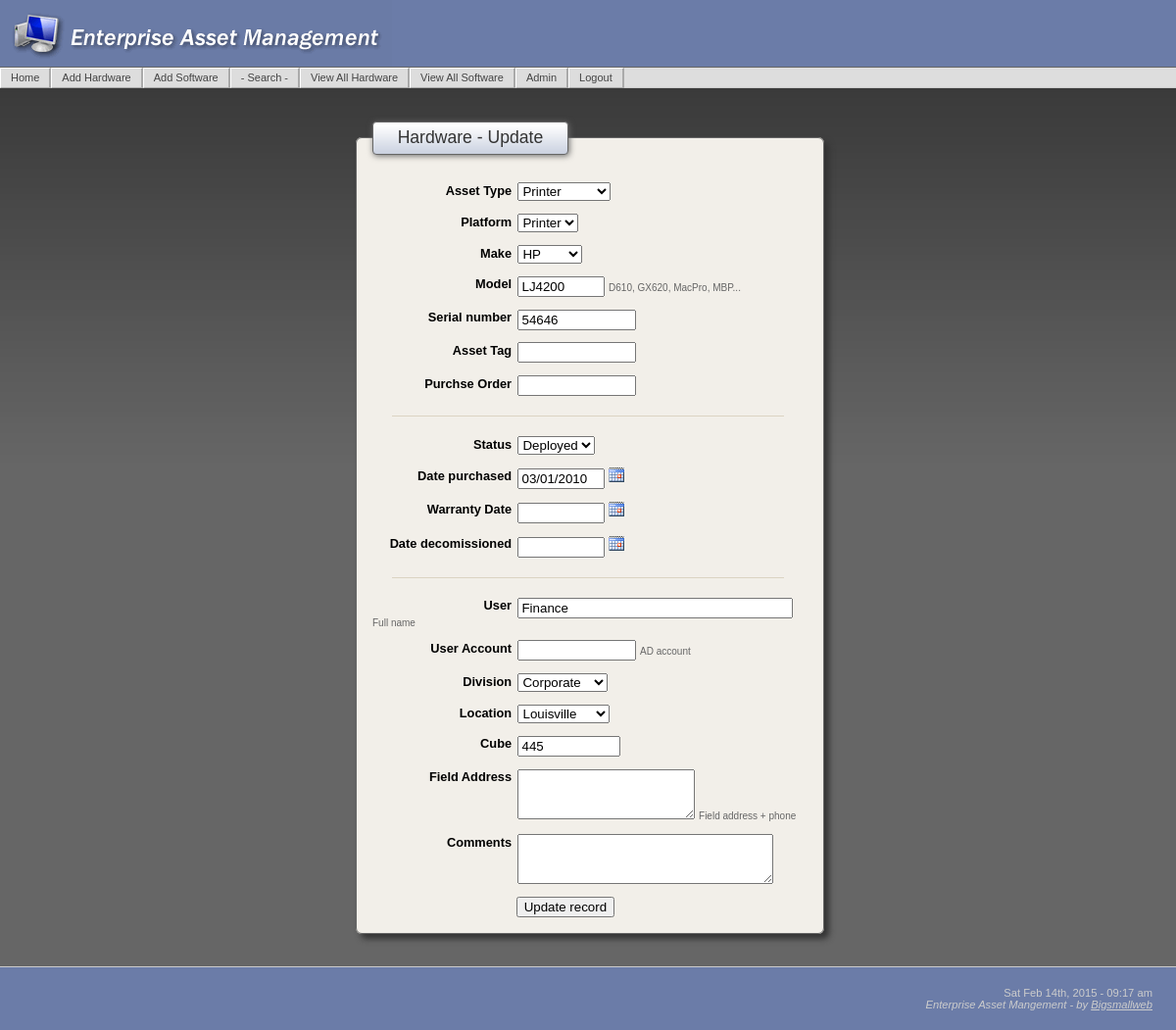
Page /HardwareUpdate.php?recordID=47 (signed in) on the committed database.
### tables this page shows
CREATE TABLE IF NOT EXISTS `assets_hardware` (
  `asset_hardware_id` int(10) unsigned NOT NULL AUTO_INCREMENT,
  `asset_type` varchar(50) DEFAULT NULL,
  `vendor` varchar(50) NOT NULL DEFAULT '',
  `model` varchar(30) NOT NULL DEFAULT '',
  `serialnumber` varchar(30) DEFAULT NULL,
  `asset_tag` varchar(24) DEFAULT NULL,
  `purchase_order` varchar(50) DEFAULT NULL,
  `location` varchar(50) DEFAULT NULL,
  `date_purchase` varchar(12) DEFAULT NULL,
  `date_decomission` varchar(12) DEFAULT NULL,
  `status` varchar(50) DEFAULT NULL,
  `user` varchar(50) DEFAULT NULL,
  `division` varchar(50) DEFAULT NULL,
  `platform` varchar(50) DEFAULT NULL,
  `comments` text,
  `monitor_size` int(2) DEFAULT NULL,
  `warranty` varchar(15) DEFAULT NULL,
  `cube` varchar(10) DEFAULT NULL,
  `field_address` text,
  `user_account` varchar(12) DEFAULT NULL,
  PRIMARY KEY (`asset_hardware_id`)
);

### HardwareUpdate.php (the view, shortened to what this page needs)
<?php require_once('Connections/eam.php'); ?>
<?php
if (!function_exists("GetSQLValueString")) {
function GetSQLValueString($theValue, $theType, $theDefinedValue = "", $theNotDefinedValue = "")
{
  $theValue = get_magic_quotes_gpc() ? stripslashes($theValue) : $theValue;
  $theValue = function_exists("mysql_real_escape_string") ? mysql_real_escape_string($theValue) : mysql_escape_string($theValue);
  switch ($theType) {
    case "long":
    case "int":
      $theValue = ($theValue != "") ? intval($theValue) : "NULL";
      break;
  }
  return $theValue;
}
}
$editFormAction = $_SERVER['PHP_SELF'];
if (isset($_SERVER['QUERY_STRING'])) {
  $editFormAction .= "?" . htmlentities($_SERVER['QUERY_STRING']);
}
$colname_rsHardwareUpdate = "-1";
if (isset($_GET['recordID'])) {
  $colname_rsHardwareUpdate = $_GET['recordID'];
}
$query_rsHardwareUpdate = sprintf("SELECT * FROM assets_hardware WHERE asset_hardware_id = %s", GetSQLValueString($colname_rsHardwareUpdate, "int"));
$rsHardwareUpdate = mysql_query($query_rsHardwareUpdate, $eam) or die(mysql_error());
$row_rsHardwareUpdate = mysql_fetch_assoc($rsHardwareUpdate);
$query_rsVendors = "SELECT * FROM vendors ORDER BY vendor ASC";
$rsVendors = mysql_query($query_rsVendors, $eam) or die(mysql_error());
$row_rsVendors = mysql_fetch_assoc($rsVendors);
$query_rsHardwarePlatform = "SELECT * FROM assets_hardware_platform ORDER BY platform ASC";
$rsHardwarePlatform = mysql_query($query_rsHardwarePlatform, $eam) or die(mysql_error());
$row_rsHardwarePlatform = mysql_fetch_assoc($rsHardwarePlatform);
$query_rsHardwareType = "SELECT * FROM assets_hardware_type ORDER BY assets_hardware_type ASC";
$rsHardwareType = mysql_query($query_rsHardwareType, $eam) or die(mysql_error());
$row_rsHardwareType = mysql_fetch_assoc($rsHardwareType);
$query_rsDivision = "SELECT * FROM division ORDER BY division ASC";
$rsDivision = mysql_query($query_rsDivision, $eam) or die(mysql_error());
$row_rsDivision = mysql_fetch_assoc($rsDivision);
$query_rsLocation = "SELECT * FROM location ORDER BY location ASC";
$rsLocation = mysql_query($query_rsLocation, $eam) or die(mysql_error());
$row_rsLocation = mysql_fetch_assoc($rsLocation);
$query_rsHardwareStatus = "SELECT * FROM assets_hardware_status ORDER BY assets_hardware_status ASC";
$rsHardwareStatus = mysql_query($query_rsHardwareStatus, $eam) or die(mysql_error());
$row_rsHardwareStatus = mysql_fetch_assoc($rsHardwareStatus);
?>
<?php include('includes/header.php'); ?>
    <form method="post" name="form1" action="<?php echo $editFormAction; ?>">
      <fieldset>
      <legend>Hardware - Update</legend>
      <p>
        <label for="Asset Type">Asset Type</label>
        <select name="asset_type">
          <?php
		do {
		?>
          <option value="<?php echo $row_rsHardwareType['assets_hardware_type']?>" <?php if (!(strcmp($row_rsHardwareType['assets_hardware_type'], $row_rsHardwareUpdate['asset_type']))) {echo "SELECTED";} ?>><?php echo $row_rsHardwareType['assets_hardware_type']?></option>
          <?php
} while ($row_rsHardwareType = mysql_fetch_assoc($rsHardwareType));
?>
        </select>
      </p>
      <p>
        <label for="Platform">Platform</label>
        <select name="platform">
          <?php
do {
?>
          <option value="<?php echo $row_rsHardwarePlatform['platform']?>" <?php if (!(strcmp($row_rsHardwarePlatform['platform'], $row_rsHardwareUpdate['platform']))) {echo "SELECTED";} ?>><?php echo $row_rsHardwarePlatform['platform']?></option>
          <?php
} while ($row_rsHardwarePlatform = mysql_fetch_assoc($rsHardwarePlatform));
?>
        </select>
      </p>
      <p>
        <label for="Vendor">Make</label>
        <select name="vendor">
          <?php
do {
?>
          <option value="<?php echo $row_rsVendors['vendor']?>" <?php if (!(strcmp($row_rsVendors['vendor'], $row_rsHardwareUpdate['vendor']))) {echo "SELECTED";} ?>><?php echo $row_rsVendors['vendor']?></option>
          <?php
} while ($row_rsVendors = mysql_fetch_assoc($rsVendors));
?>
        </select>
      </p>
      <p>
        <label for="Model">Model</label>
        <input name="model" type="text" value="<?php echo $row_rsHardwareUpdate['model']; ?>" size="8" maxlength="30" />
		<span class="tiny"> D610, GX620, MacPro, MBP...</span>
      </p>
      <p>
        <label for="Serial number">Serial number</label>
        <input name="serialnumber" type="text" value="<?php echo $row_rsHardwareUpdate['serialnumber']; ?>" size="12" maxlength="30" />
      </p>
      <p>
        <label for="Asset Tag">Asset Tag</label>
        <input name="asset_tag" type="text" value="<?php echo $row_rsHardwareUpdate['asset_tag']; ?>" size="12" maxlength="30" />
      </p>
      <p>
        <label for="Asset Tag">Purchse Order</label>
        <input name="purchase_order" type="text" value="<?php echo $row_rsHardwareUpdate['purchase_order']; ?>" size="12" maxlength="30" />
      </p>
      <hr />
      <p>
        <label for="Status">Status</label>
        <select name="status">
          <?php
do {
?>
          <option value="<?php echo $row_rsHardwareStatus['assets_hardware_status']?>" <?php if (!(strcmp($row_rsHardwareStatus['assets_hardware_status'], $row_rsHardwareUpdate['status']))) {echo "SELECTED";} ?>><?php echo $row_rsHardwareStatus['assets_hardware_status']?></option>
          <?php
} while ($row_rsHardwareStatus = mysql_fetch_assoc($rsHardwareStatus));
?>
        </select>
      </p>
      <p>
        <label for="Date purchased">Date purchased</label>
        <input type="text" name="date_purchase" value="<?php echo $row_rsHardwareUpdate['date_purchase']; ?>" size="8" />
        <img src='images/scw.gif' title='Click Here' alt='Click Here' onclick="cal.select(document.forms['form1'].date_purchase,'anchor2','MM/dd/yyyy'); return false;" name="anchor2" id="anchor2" style="cursor:hand" /> </p>
      <p>
        <label for="Warrant Date ">Warranty Date </label>
        <input type="text" name="warranty" value="<?php echo $row_rsHardwareUpdate['warranty']; ?>" size="8" />
        <img src='images/scw.gif' title='Click Here' alt='Click Here' onclick="cal.select(document.forms['form1'].warranty,'anchor1','MM/dd/yyyy'); return false;" name="anchor1" id="anchor1" style="cursor:hand" /> </p>
      <p>
        <label for="Division">Date decomissioned</label>
        <input type="text" name="date_decomission" value="<?php echo $row_rsHardwareUpdate['date_decomission']; ?>" size="8" />
        <img src='images/scw.gif' title='Click Here' alt='Click Here' onclick="cal.select(document.forms['form1'].date_decomission,'anchor3','MM/dd/yyyy'); return false;" name="anchor3" id="anchor3" style="cursor:hand" /> </p>
      <hr />
      <p>
        <label for="User">User</label>
        <input name="user" type="text" value="<?php echo $row_rsHardwareUpdate['user']; ?>" size="32" maxlength="50" />
        <span class="tiny">Full name</span> </p>
      <p>
        <label for="User">User Account</label>
        <input name="user_account" type="text" value="<?php echo $row_rsHardwareUpdate['user_account']; ?>" size="12" maxlength="12" />
        <span class="tiny">AD account</span> </p>
      <p>
        <label for="Division">Division</label>
        <select name="division">
          <?php
do {
?>
          <option value="<?php echo $row_rsDivision['division']?>" <?php if (!(strcmp($row_rsDivision['division'], $row_rsHardwareUpdate['division']))) {echo "SELECTED";} ?>><?php echo $row_rsDivision['division']?></option>
          <?php
} while ($row_rsDivision = mysql_fetch_assoc($rsDivision));
?>
        </select
	>
      </p>
      <p>
        <label for="Location">Location</label>
        <select name="location">
          <?php
do {
?>
          <option value="<?php echo $row_rsLocation['location']?>" <?php if (!(strcmp($row_rsLocation['location'], $row_rsHardwareUpdate['location']))) {echo "SELECTED";} ?>><?php echo $row_rsLocation['location']?></option>
          <?php
} while ($row_rsLocation = mysql_fetch_assoc($rsLocation));
?>
        </select>
      </p>
      <p>
        <label for="User">Cube</label>
        <input name="cube" type="text" value="<?php echo $row_rsHardwareUpdate['cube']; ?>" size="10" maxlength="10" />
      </p>
      <p>
        <label for="Division">Field Address</label>
        <textarea name="field_address" cols="20" rows="3" wrap="physical"><?php echo $row_rsHardwareUpdate['field_address']; ?></textarea>
        <span class="tiny">Field address + phone</span> </p>
      <p>
        <label for="Division">Comments</label>
        <textarea name="comments" cols="30" rows="3"><?php echo $row_rsHardwareUpdate['comments']; ?></textarea>
      </p>
      <p class="submit">
        <input type="submit" value="Update record" />
      </p>
      </fieldset>
    </form>
    <?php include('includes/footer.php'); ?>

### includes/eam_main.css (style rules this page uses)
html, body { font-family: Verdana, Arial, Helvetica, sans-serif; background:url(../images/bkgd.jpg); background-repeat:repeat-x; background-position:top; background-color: #666; margin:0; text-align: center; color: #000000; font-size:100%; height:100% }
p, td { font-size:80%; }
form { margin:0; padding:0; }
img { border:none; }
hr { border: 0; color: #DBD3C2; background-color: #DBD3C2; height: 1px; width: 90%; text-align: center; margin:20px; }
fieldset { margin:0 auto; margin-top:10px; margin-bottom:10px; padding: 1em; font:100%/1 arial; border: 1px solid #666; border-radius: 6px; -moz-border-radius: 6px; box-shadow: 5px 5px 6px #333; width:444px; clear: both; background-color: #F2EFE9; }
legend { padding: 0.4em 1.4em; border:1px solid #666; border-radius: 4px; -moz-border-radius: 4px; box-shadow: 1px 1px 6px #666; color:#333; font-size:110%; text-align:left; background: #FFF; background-image:url(../images/titleBk.gif); font-family: "Trebuchet MS", Verdana, Arial, Helvetica, sans-serif; }
label { float:left; width:32%; margin-right:0.5em; padding-top:0.2em; text-align:right; font-weight:bold; display: block; font-size:100%; }
.submit { padding:0; margin:0; }
.submit input { margin-left: 11.0em; }
.tiny { font-size:10px; color:#666; }

### rows in the picture
assets_hardware: model "LJ4200", serialnumber "54646", date_purchase "03/01/2010", user "Finance", cube "445"

### other values in the picture
form field asset_type "Printer"
form field platform "Printer"
form field vendor "HP"
form field status "Deployed"
form field division "Corporate"
form field location "Louisville"
